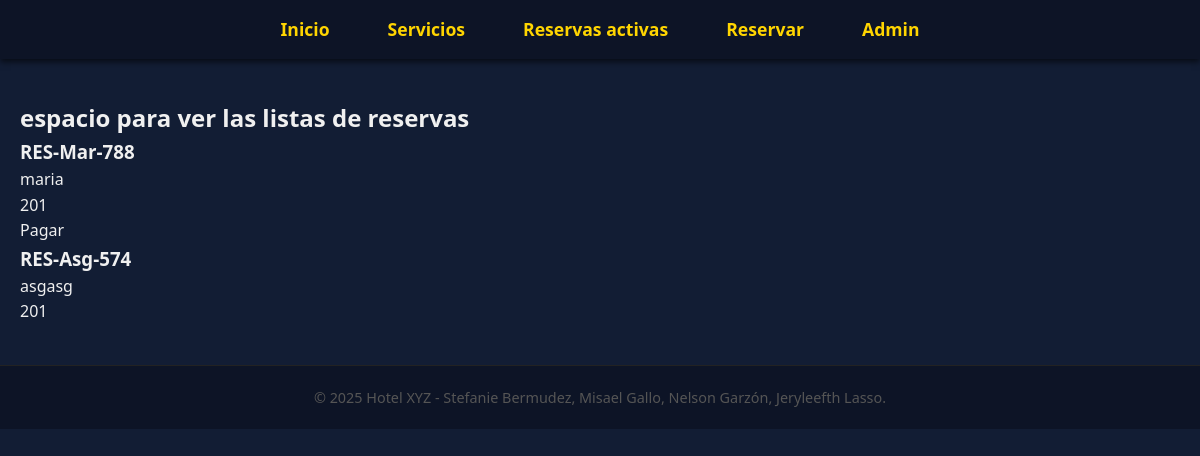
Before: /listas_reservas/ with the older database file.
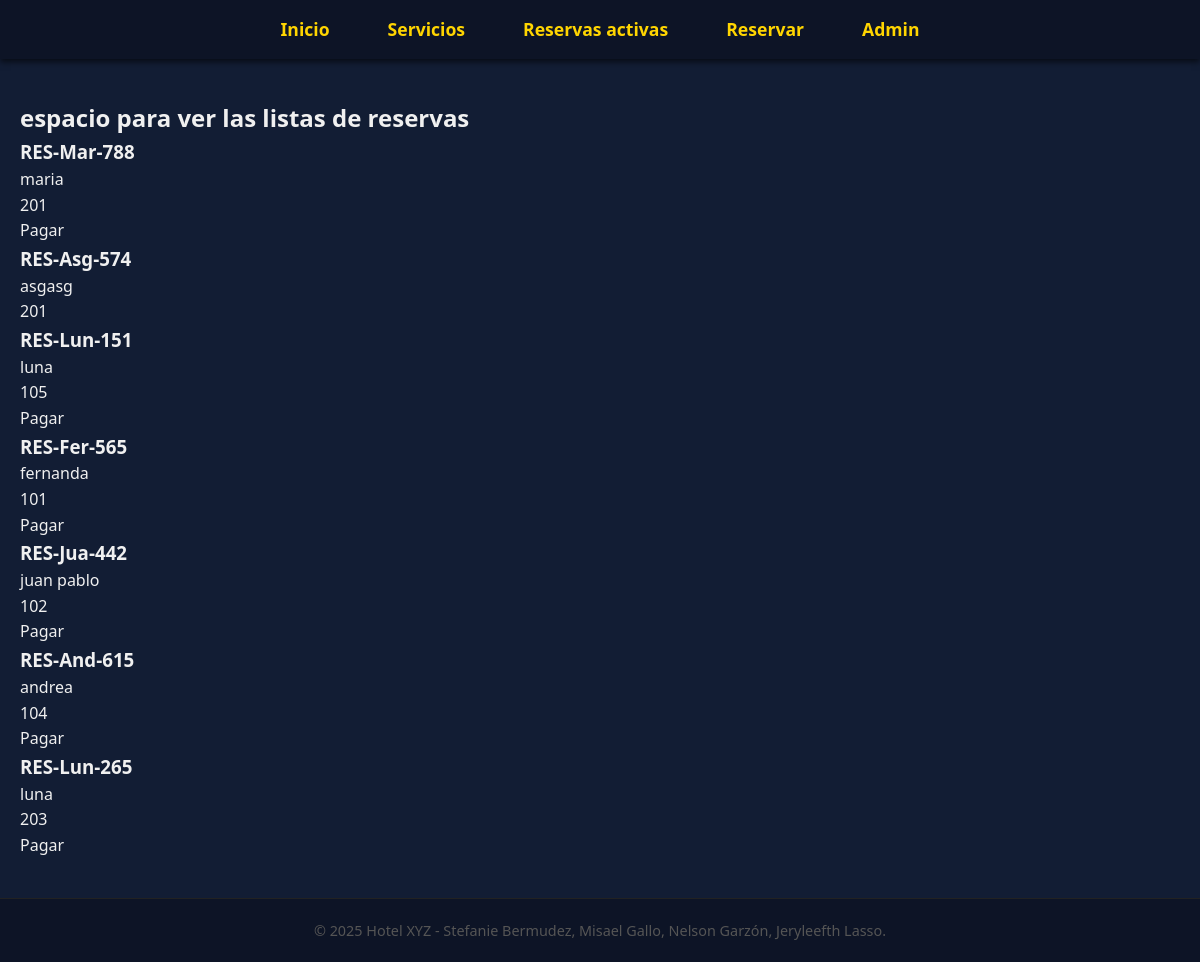
After: the same page with the newer database file.
### myapp/models.py (models this page shows, shortened)
class Reserva(models.Model):
    nombre= models.CharField(max_length=30)
    paga = models.BooleanField(default=False)
    identificacion= models.IntegerField(validators=[MinValueValidator(3)])
    codigo_reserva = models.CharField(max_length=20, unique=True, blank=True, default="")
    fechaInicio = models.DateField()
    fechaFin = models.DateField()
    servicio= models.ForeignKey(Servicio, on_delete=models.CASCADE,null=True, blank=True)
    def __str__(self):
        return self.codigo_reserva

class Servicio(models.Model):
    tipo = models.IntegerField(choices=TiposServicios.choices,default=TiposServicios.HABITACION)
    valor = models.DecimalField(max_digits=10, decimal_places=2)
    personas = models.IntegerField(validators=[MinValueValidator(1)])
    especificacion = models.TextField(max_length=200)
    numero = models.IntegerField(unique=True)
    disponible = models.BooleanField(default= True)

### myapp/views.py (the view)
# urls.py: path('listas_reservas/', views.listaReservas,name='listas_reservas'),
def listaReservas(request):
    reservas = Reserva.objects.all()
    return render(request,'listas_reservas.html',{
        'reservas': reservas
    })

### myapp/templates/listas_reservas.html
{% extends 'layouts/plantilla.html' %}
{% block content %}
<h2>
    espacio para ver las listas de reservas
</h2>
{% for res in reservas %}
<div>
    <h3>
        {{res}}
    </h3>
    <p>
        {{res.nombre}}
    </p>
    <p>
        {{res.servicio.numero}}
    </p>
    {% if res.paga == False %}
        <a href="{% url 'pagarReserva' codigo_reserva=res.codigo_reserva %}" class="btn">Pagar</a>
    {% endif %}
</div>
{% endfor %}
{% endblock %}

Changed rows visible on the page:
added Reserva: codigo_reserva "RES-Lun-151", nombre "luna", servicio.numero "105", paga "Pagar"
added Reserva: codigo_reserva "RES-Fer-565", nombre "fernanda", servicio.numero "101", paga "Pagar"
added Reserva: codigo_reserva "RES-Jua-442", nombre "juan pablo", servicio.numero "102", paga "Pagar"
added Reserva: codigo_reserva "RES-And-615", nombre "andrea", servicio.numero "104", paga "Pagar"
added Reserva: codigo_reserva "RES-Lun-265", nombre "luna", servicio.numero "203", paga "Pagar"
